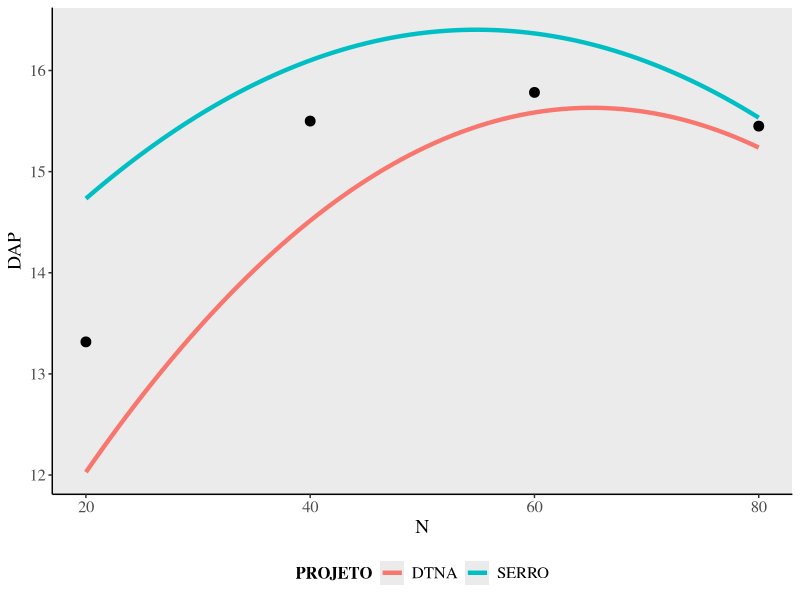

Source code (R):

## ---

## title: Script para teste de identidade de modelo
## subtitle: Conforme descrito por Regazzi, 1993

## author:
## - Sollano Rabelo Braga 
## - Marcio Leles Romarco de Oliveira

## date: Janeiro, 2017

## output:

##    pdf_document:

##      toc: true

##      toc_depth: 2

##      highlight: tango

##    html_document:

##      toc: true

##      toc_float: true

##      toc_depth: 2

##      highlight: tango

## ---
## \pagebreak
##

## # 1) Carregar pacotes e dados ####

## Primeiro carrega-se os pacotes que serão utilziados neste script.
##
## O pacote readxl será utilizado para carregar os dados direto da planilha do excel,
## e o opacote ggplot2 para que se plote o gráfico ao final do teste.
##
## Todos os calculos serão feitos utilizando apenas funções do R base.
##
## Carrega-se os pacotes com a função library:
library(readxl)
library(ggplot2)

## O exemplo que será utilizado neste script possui dados de dois projetos,
## Diamantina e Serro, e deseja-se saber se o comportamento do diametro é semelhante
## nas duas cidades.
##
## Utilizando a função read_excel, carrega-se a planilha do excel em um objeto:
dados <- read_excel("dados.xlsx")

## Visualiza-se os dados:
dados

## # 2) Definição e ajuste do modelo reduzido ####

## O modelo utilizado para este exemplo será o quadrático, com o 
## diâmetro em função do nitrogenio (N).
##
## A seguir ajusta-se o modelo reduzido, e salva-se o seu resultado em um objeto:
lm_redz <- lm(DAP ~  N + N2, dados)
summary(lm_redz)

## # 3) Criação das variáveis Dummy ####

## O número de dummies criadas é baseado no número comparações que serão feitas,
## que neste caso é o número de projetos. Como são dois projetos, serão duas dummies binárias,
## e duas dummies para cada variável do modelo reduzido, totalizando em 6 dummies.
##
## Para isso é necessário que se tenha o registro dos níveis do fator utilizado,
## no caso, quais projetos serão comparados. A variável que possui essa informação
## é a variável PROJETO, e pode-se verificar os seus níveis com a função levels:

fator <- as.factor(dados$PROJETO)

## Agora cria-se um objeto que contem os nomes dos projetos que serão comparados:
factor_levels <- levels(fator)
factor_levels

## Pronto, agora a informação sobre os projetos foi salva. O próximo passo é a criação 
## das dummies.
##
## Primeiro serão criadas as dummies binárias, e em seguida as dummies que possuem
## as informações de N e N2. 
##

## ## 3.1) Dummies binárias ####

## A seguir cria-se as dummies binárias com um loop for. O loop vai de 1:2,
## pois existem dois projetos para comparação:

## Antes de realizar o loop, cria-se a lista que será utilizado:
lista1 <- list()

for(i in 1:2){
  
  lista1[[paste("D", i, sep = "")]] <- ifelse(dados$PROJETO == factor_levels[i], 1, 0 )
}
lista1

## Agora basta converter a losta em uma matriz:
dummies1 <- do.call(cbind, lista1)
dummies1

## ## 3.2) Dummies para as variáveis ####

## Agora cria-se cria-se as variáveis dummies para cada variável 
## do modelo reduzido (N e N2), repetindo o processo anterior.
##
## Para proceder é necessária a criação de um objeto que possua os nomes dessas variáveis:
VARSX <- c("N", "N2")

## Agora cria-se a lista vazia:
lista2 <- list()

## Para que isso seja possível foi utilizado outro loop, um nível 
## acima do anterior, ou seja,  j representa as variáveis 
## do modelo reduzido, e i representa os projetos:
for(j in 1:2){
  
  for(i in 1:2){
    
    lista2[[paste("D", i, VARSX[j],sep = "")]] <- ifelse( 
      dados$PROJETO == factor_levels[i], dados[[   VARSX[j]   ]] ,  0  ) 
  }
}

lista2

## Agora converte-se a lista em matriz:
dummies2 <- do.call(cbind, lista2)
dummies2

## E por fim une-se as variáveis dummies criadas em um único objeto:
dummies_f <- data.frame(dummies1, dummies2)
dummies_f

## Agora une-se as dummies aos dados originais:
dados_comp <- cbind(dados, dummies_f)
dados_comp

names_dummies <- names(dummies_f)
names_dummies

## # 4) Ajuste do modelo completo ####

## Agora realiza-se o ajuste do modelo completo,
## composto pelas variáveis dummies.
## 
## É utilizado o -1 ao final do modelo, para que se anule o b0:
lm_comp <- lm( DAP ~ D1 + D2 + D1N + D2N + D1N2 + D2N2 - 1 , dados_comp)

summary(lm_comp)

## # 5) Criação da Anova ####

## Agora cria=se os objetos necessários para a construção da anova:

## Correção:
C <- (sum(dados$DAP))^2/nrow(dados)

## Os graus de liberdade serão retirados com base no número de 
## variáveis no lado x dos modelos:
##
## Graus de liberdade do modelo completo:
gl_comp <- ncol(dummies_f)

## Graus de liberdade do modelo reduzido:
gl_redz <- length(VARSX)

## Graus de liberdade da redução:
gl_reducao <- gl_comp - gl_redz

## Graus de liberdade do resíduo:
gl_residuo <- lm_comp$df.residual

## Soma de quadrado de parâmetros (modelo completo):
SQParamC <- sum(lm_comp$fitted.values^2)

## Soma de quadrado da regressão do modelo reduzido:
SQParamR <- sum(lm_redz$fitted.values^2) # + C

## Soma de quadrado da redução:
SQ_reducao <- SQParamC - SQParamR

## Soma de quadrado dos resíduos modelo completo:
SQRes_comp <- sum(lm_comp$residuals^2)

## Quadrado médio de Parametro modelo Completo:
QMParamC <- SQParamC/gl_comp

## Quadrado médio de Parametro modelo Completo:
QMParamR <- SQParamR/gl_redz

## Quadrado médio da redução:
QMReducao <- round(SQ_reducao / gl_reducao, 4)

## Quadrado médio do resíduo:
QMResiduo <- round(SQRes_comp / gl_residuo, 4)

## Calculo do F:
F_regazzi <- round(QMReducao / QMResiduo, 2)

## Calculo do F crítico:
F_tabelado <- round(qf(p = 0.05, df1 = gl_reducao , df2 = gl_residuo, lower.tail = F ), 2)

## Cálculo do p-valor:
p_valor <- pf(F_regazzi , df1 = gl_reducao , df2 = gl_residuo, lower=F)

## Resultado do teste:
resultado <- ifelse(p_valor < 0.05, "*", "ns")

## Agora basta unir tudo em um data frame:
tabela_regazzi <- data.frame(
  
  FV = c("Parametro_c", "Parametro_r", "Reducao", "Residuo"),
  GL = c(gl_comp, gl_redz, gl_reducao, gl_residuo ),
  SQ = round(c(SQParamC, SQParamR, SQ_reducao, SQRes_comp), 2),
  QM = c(QMParamC, QMParamC, QMReducao, QMResiduo ),
  F_Regazzi = c("","", F_regazzi ,""),
  F_tabelado = c("","", F_tabelado,""),
  p.valor = c("", "", signif(p_valor, 3),  ""),
  Resultado = c("", "", resultado,  "")
)
tabela_regazzi 

## Para realizar o gráfico, utiliza-se a função ggplot:
ggplot(dados, aes(N, DAP) ) +
  geom_smooth(method = "lm",formula = y ~ poly(x, 2, raw=T) ,aes(color=PROJETO), se = F, size = 1.5) + 
  stat_summary(fun.y = mean, geom = "point", size = 3) + 
  theme_gray(base_family = "serif") +
  ggplot2::theme(
    legend.position = "bottom",
    panel.grid.major = ggplot2::element_blank(), 
    panel.grid.minor = ggplot2::element_blank(),
    panel.border = ggplot2::element_blank(),
    axis.line.x = ggplot2::element_line(color="black"),
    axis.line.y = ggplot2::element_line(color="black"),
    legend.title    = ggplot2::element_text(size = 12, face = "bold"),
    legend.text     = ggplot2::element_text(size = 12),
    axis.title      = ggplot2::element_text(size = 14), 
    axis.text       = ggplot2::element_text(size = 12) )

## \pagebreak
##
## # 6) Citação ####
## Para citar esse script, utilize:
##(BRAGA; OLIVEIRA, 2017)
##
## Rotina para realização do teste de identidade de modelo. 2017. Disponível em: https://github.com/sollano/
##

